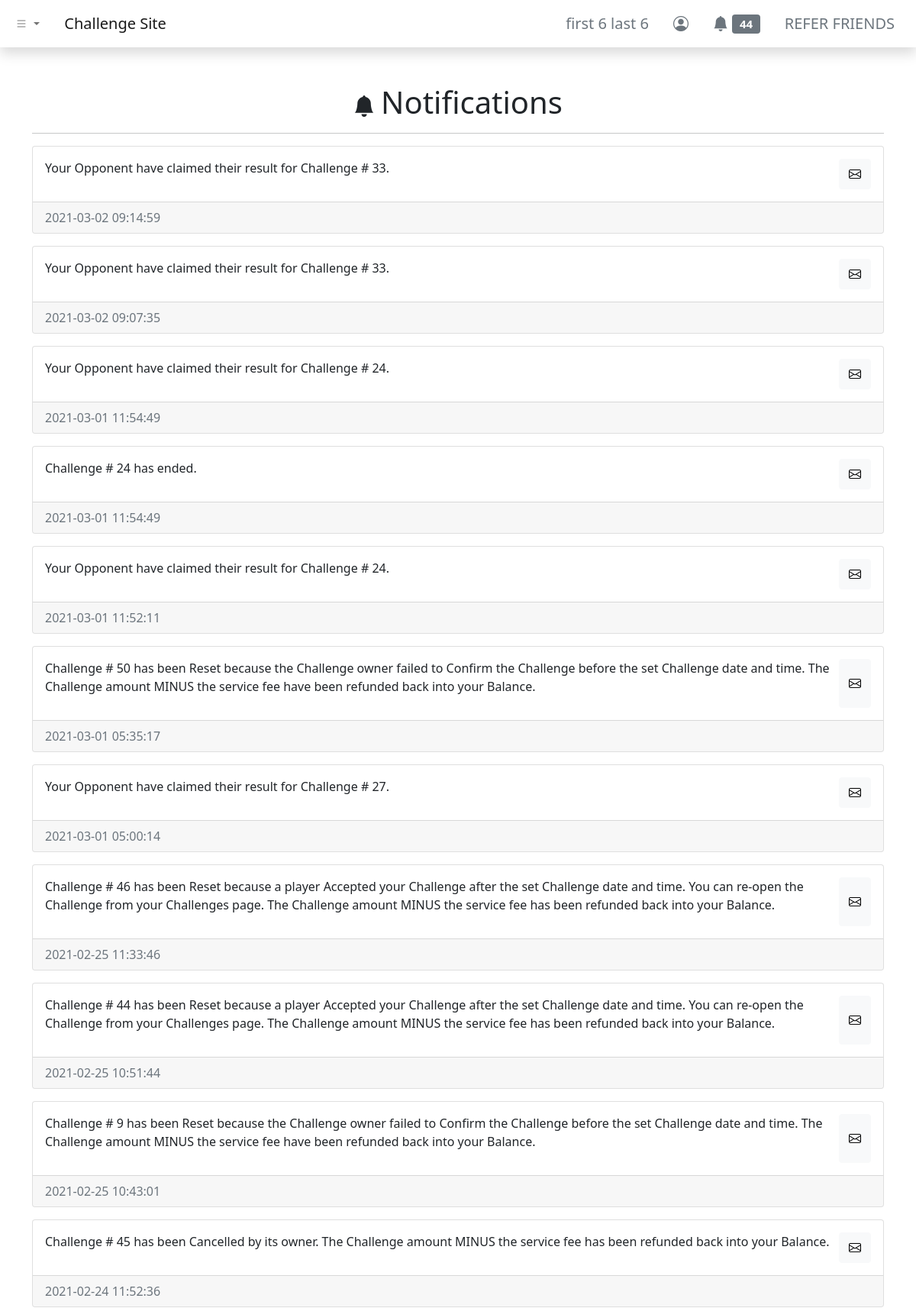
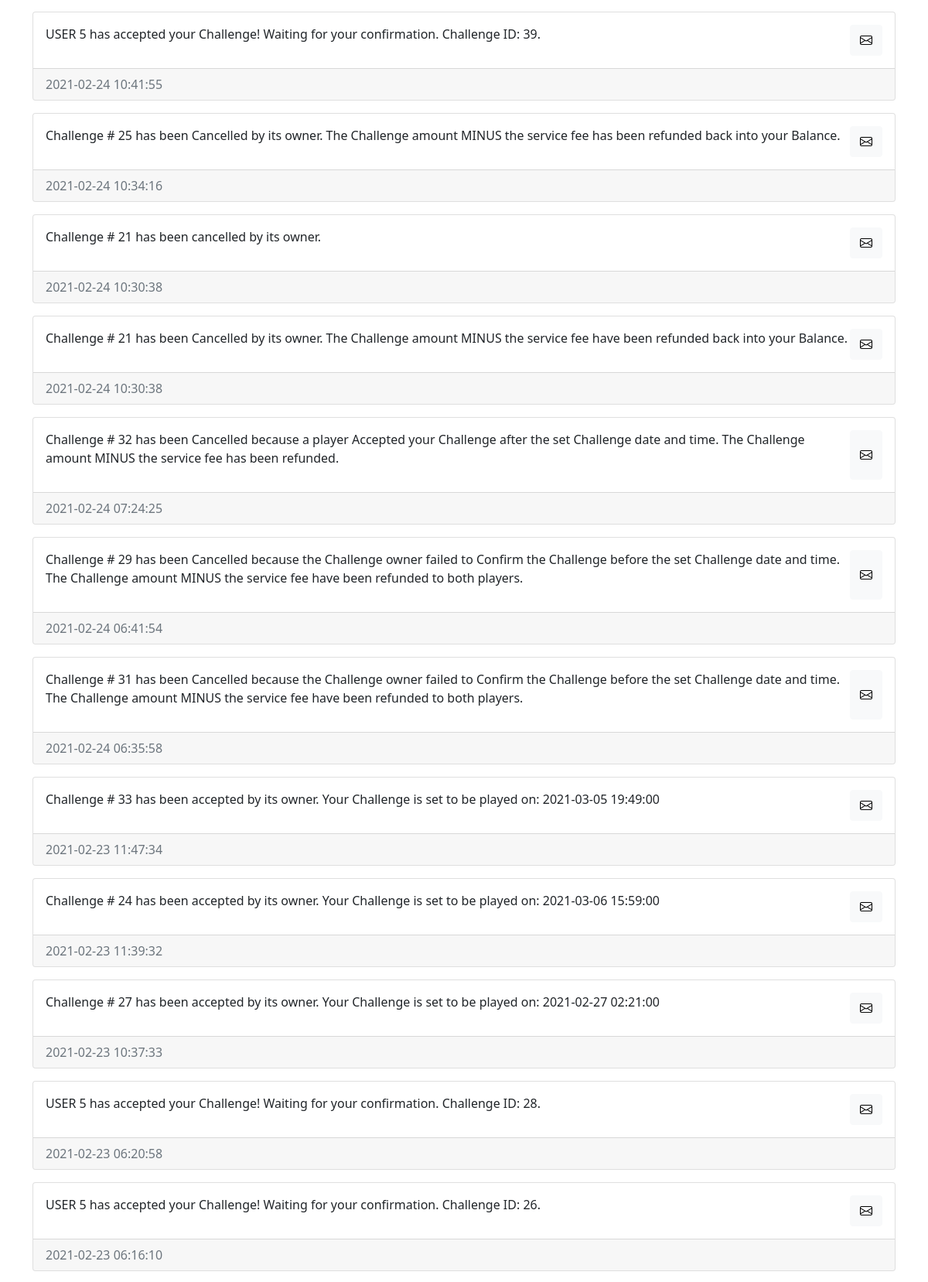
The page /dashboard/notifications/index.php (signed in, upper part) on the database its author committed (2 pictures, top to bottom).
### tables this page shows
CREATE TABLE `users` (
  `id` int(11) NOT NULL,
  `username` varchar(255) NOT NULL,
  `first_name` varchar(255) NOT NULL,
  `last_name` varchar(255) NOT NULL,
  `email` varchar(255) NOT NULL,
  `user_password` varchar(255) NOT NULL,
  `balance` decimal(65,30) UNSIGNED NOT NULL DEFAULT 0.000000000000000000000000000000,
  `skill_points` int(11) NOT NULL
);

CREATE TABLE `notifications` (
  `notif_id` int(11) NOT NULL,
  `notif_for` int(11) NOT NULL,
  `notif_msg` text NOT NULL,
  `notif_status` varchar(255) NOT NULL DEFAULT 'unread',
  `notif_create_timestamp` timestamp NOT NULL DEFAULT current_timestamp(),
  `notif_read_timestamp` timestamp NULL DEFAULT NULL
);

### dashboard/notifications/index.php (the view, shortened to what this page needs)
<?php include '../../header.php'; ?>
<div class="container my-5">
    <div class="row">
        <div class="col">
            <h1 class="text-center"><i class="bi bi-bell-fill me-2 fs-3"></i>Notifications</h1>
            <hr />
            <?php
            include_once '../../php-apis/db-config.php';
            $user_id = $_SESSION['id'];
            $sql = "SELECT * FROM notifications WHERE notif_for = $user_id ORDER BY notif_create_timestamp DESC";
            $result = mysqli_query($conn, $sql);
            if (mysqli_num_rows($result) > 0) {
                while ($row = mysqli_fetch_assoc($result)) {
            ?>
                    <div class="card my-3">
                        <div class="card-body">
                            <div class="d-flex justify-content-between">
                                <p class="card-text"><?php echo $row['notif_msg']; ?></p>
                                <button type="button" class="btn btn-light notif_button" data-notif_id="<?php echo $row['notif_id']; ?>">
                                    <?php echo ($row['notif_status'] === 'unread') ? ('<i class="bi bi-envelope"></i>') : ('<i class="bi bi-envelope-open"></i>'); ?>
                                </button>
                            </div>
                        </div>
                        <div class="card-footer text-muted"><?php echo $row['notif_create_timestamp']; ?></div>
                    </div>
            <?php
                }
            } else {
                echo "<p class='text-center'>No Notifications</p>";
            }
            ?>
        </div>
    </div>
</div>
<?php include '../../footer.php'; ?>

### header.php (shortened to what this page needs)
<?php
function urlPrefix()
{
    if (basename(getcwd()) === basename(__DIR__)) {
        return './';
    } elseif (basename(dirname(getcwd())) === basename(__DIR__)) {
        return '../';
    } elseif (basename(dirname(dirname(getcwd()))) === basename(__DIR__)) {
        return '../../';
    } elseif (basename(dirname(dirname(dirname(getcwd())))) === basename(__DIR__)) {
        return '../../../';
    } else {
        return './';
    }
}
?>
<!DOCTYPE html>
<html lang="en">
<head>
    <link href="https://cdn.jsdelivr.net/npm/bootstrap@5.0.0-beta2/dist/css/bootstrap.min.css" rel="stylesheet">
    <link rel="stylesheet" href="https://cdn.jsdelivr.net/npm/bootstrap-icons@1.3.0/font/bootstrap-icons.css">
</head>
<body>
    <nav class="navbar navbar-expand-sm navbar-light bg-white shadow">
        <div class="container-fluid">
            <ul class="navbar-nav me-4">
                <li class="nav-item dropdown">
                    <a class="nav-link dropdown-toggle" href="#" id="navbarDropdownMenuLink" role="button" data-bs-toggle="dropdown" aria-expanded="false">
                        <i class="bi bi-list"></i>
                    </a>
                </li>
            </ul>
            <a class="navbar-brand" href="<?php echo urlPrefix(); ?>">Challenge Site</a>
            <div class="collapse navbar-collapse" id="navbarNavDropdown">
                <ul class="navbar-nav ms-auto">
                    <?php if (isset($_SESSION['id'])) { ?>
                        <li class="nav-item">
                            <a class="btn btn-lg btn-outline-secondary border-0" aria-current="page" href="<?php echo urlPrefix() . 'dashboard/profile/'; ?>">
                                <?php
                                include_once urlPrefix() . 'php-apis/db-config.php';
                                $user_id = $_SESSION['id'];
                                $sql = "SELECT * FROM users WHERE id=$user_id";
                                $result = mysqli_query($conn, $sql);
                                if (mysqli_num_rows($result) > 0) {
                                    while ($row = mysqli_fetch_assoc($result)) {
                                        echo $row['first_name'] . ' ' . $row['last_name'];
                                    }
                                } else {
                                    header("Location: " . urlPrefix() . "php-apis/logout.php");
                                    die();
                                }
                                ?>
                            </a>
                        </li>
                        <li class="nav-item">
                            <a class="btn btn-lg btn-outline-secondary border-0" aria-current="page" href="<?php echo urlPrefix() . 'dashboard/profile/'; ?>"><i class="bi bi-person-circle"></i></a>
                        </li>
                        <li class="nav-item">
                            <a class="btn btn-lg btn-outline-secondary border-0" aria-current="page" href="<?php echo urlPrefix() . 'dashboard/notifications/'; ?>">
                                <i class="bi bi-bell-fill"></i>
                                <span class="badge bg-secondary">
                                    <?php
                                    $sql2 = "SELECT COUNT(*) AS unread_notifs FROM notifications WHERE notif_for = $user_id AND notif_status = 'unread'";
                                    $result2 = mysqli_query($conn, $sql2);
                                    if (mysqli_num_rows($result2) > 0) {
                                        while ($row2 = mysqli_fetch_assoc($result2)) {
                                            echo $row2['unread_notifs'];
                                        }
                                    } else {
                                        echo "0";
                                    }
                                    ?>
                                </span>
                            </a>
                        </li>
                        <li class="nav-item">
                            <a class="btn btn-lg btn-outline-secondary border-0" aria-current="page" href="<?php echo urlPrefix() . 'dashboard/refer/'; ?>">REFER FRIENDS</a>
                        </li>
                    <?php } else { ?>
                        <li class="nav-item">
                            <a class="btn btn-lg btn-outline-secondary border-0" aria-current="page" href="<?php echo urlPrefix() . 'login/'; ?>">ENTER</a>
                        </li>
                    <?php } ?>
                </ul>
            </div>
        </div>
    </nav>

### rows shown on the page
users: first_name "first 6", last_name "last 6"
notifications: notif_msg "Your Opponent have claimed their result for Challenge # 33.", notif_status "unread" (drawn), notif_create_timestamp "2021-03-02 09:14:59"
notifications: notif_msg "Your Opponent have claimed their result for Challenge # 33.", notif_status "unread" (drawn), notif_create_timestamp "2021-03-02 09:07:35"
notifications: notif_msg "Your Opponent have claimed their result for Challenge # 24.", notif_status "unread" (drawn), notif_create_timestamp "2021-03-01 11:54:49"
notifications: notif_msg "Challenge # 24 has ended.", notif_status "unread" (drawn), notif_create_timestamp "2021-03-01 11:54:49"
notifications: notif_msg "Your Opponent have claimed their result for Challenge # 24.", notif_status "unread" (drawn), notif_create_timestamp "2021-03-01 11:52:11"
notifications: notif_msg "Challenge # 50 has been Reset because the Challenge owner failed to Confirm the Challenge before the set Challenge date and time. The Challenge amount MINUS the service fee have been refunded back into your Balance.", notif_status "unread" (drawn), notif_create_timestamp "2021-03-01 05:35:17"
notifications: notif_msg "Your Opponent have claimed their result for Challenge # 27.", notif_status "unread" (drawn), notif_create_timestamp "2021-03-01 05:00:14"
notifications: notif_msg "Challenge # 46 has been Reset because a player Accepted your Challenge after the set Challenge date and time. You can re-open the Challenge from your Challenges page. The Challenge amount MINUS the service fee has been refunded back into your Balance.", notif_status "unread" (drawn), notif_create_timestamp "2021-02-25 11:33:46"
notifications: notif_msg "Challenge # 44 has been Reset because a player Accepted your Challenge after the set Challenge date and time. You can re-open the Challenge from your Challenges page. The Challenge amount MINUS the service fee has been refunded back into your Balance.", notif_status "unread" (drawn), notif_create_timestamp "2021-02-25 10:51:44"
notifications: notif_msg "Challenge # 9 has been Reset because the Challenge owner failed to Confirm the Challenge before the set Challenge date and time. The Challenge amount MINUS the service fee have been refunded back into your Balance.", notif_status "unread" (drawn), notif_create_timestamp "2021-02-25 10:43:01"
notifications: notif_msg "Challenge # 45 has been Cancelled by its owner. The Challenge amount MINUS the service fee has been refunded back into your Balance.", notif_status "unread" (drawn), notif_create_timestamp "2021-02-24 11:52:36"
notifications: notif_msg "USER 5 has accepted your Challenge! Waiting for your confirmation. Challenge ID: 39.", notif_status "unread" (drawn), notif_create_timestamp "2021-02-24 10:41:55"
notifications: notif_msg "Challenge # 25 has been Cancelled by its owner. The Challenge amount MINUS the service fee has been refunded back into your Balance.", notif_status "unread" (drawn), notif_create_timestamp "2021-02-24 10:34:16"
notifications: notif_msg "Challenge # 21 has been cancelled by its owner.", notif_status "unread" (drawn), notif_create_timestamp "2021-02-24 10:30:38"
notifications: notif_msg "Challenge # 21 has been Cancelled by its owner. The Challenge amount MINUS the service fee have been refunded back into your Balance.", notif_status "unread" (drawn), notif_create_timestamp "2021-02-24 10:30:38"
notifications: notif_msg "Challenge # 32 has been Cancelled because a player Accepted your Challenge after the set Challenge date and time. The Challenge amount MINUS the service fee has been refunded.", notif_status "unread" (drawn), notif_create_timestamp "2021-02-24 07:24:25"
notifications: notif_msg "Challenge # 29 has been Cancelled because the Challenge owner failed to Confirm the Challenge before the set Challenge date and time. The Challenge amount MINUS the service fee have been refunded to both players.", notif_status "unread" (drawn), notif_create_timestamp "2021-02-24 06:41:54"
notifications: notif_msg "Challenge # 31 has been Cancelled because the Challenge owner failed to Confirm the Challenge before the set Challenge date and time. The Challenge amount MINUS the service fee have been refunded to both players.", notif_status "unread" (drawn), notif_create_timestamp "2021-02-24 06:35:58"
notifications: notif_msg "Challenge # 33 has been accepted by its owner. Your Challenge is set to be played on: 2021-03-05 19:49:00", notif_status "unread" (drawn), notif_create_timestamp "2021-02-23 11:47:34"
notifications: notif_msg "Challenge # 24 has been accepted by its owner. Your Challenge is set to be played on: 2021-03-06 15:59:00", notif_status "unread" (drawn), notif_create_timestamp "2021-02-23 11:39:32"
notifications: notif_msg "Challenge # 27 has been accepted by its owner. Your Challenge is set to be played on: 2021-02-27 02:21:00", notif_status "unread" (drawn), notif_create_timestamp "2021-02-23 10:37:33"
notifications: notif_msg "USER 5 has accepted your Challenge! Waiting for your confirmation. Challenge ID: 28.", notif_status "unread" (drawn), notif_create_timestamp "2021-02-23 06:20:58"
notifications: notif_msg "USER 5 has accepted your Challenge! Waiting for your confirmation. Challenge ID: 26.", notif_status "unread" (drawn), notif_create_timestamp "2021-02-23 06:16:10"

### other values the page prints
$row2['unread_notifs'] "44"
